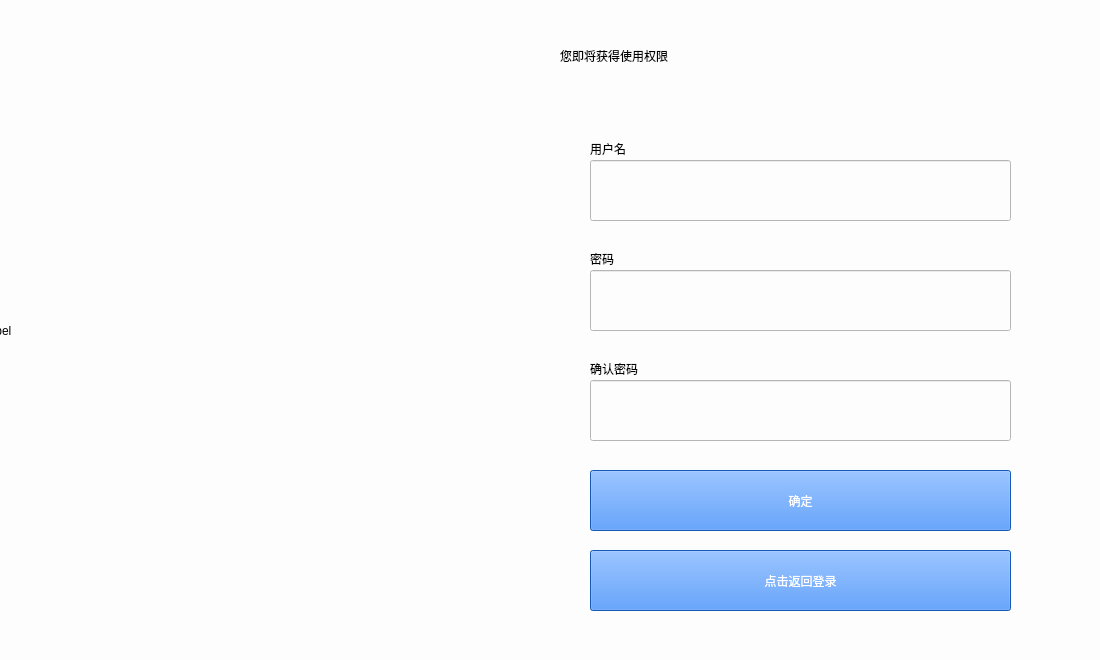
<?xml version="1.0" encoding="UTF-8"?>
<ui version="4.0">
 <class>signup</class>
 <widget class="QWidget" name="signup">
  <property name="geometry">
   <rect>
    <x>0</x>
    <y>0</y>
    <width>1100</width>
    <height>660</height>
   </rect>
  </property>
  <property name="windowTitle">
   <string>Form</string>
  </property>
  <property name="styleSheet">
   <string notr="true">background-color: rgb(253, 253, 253);</string>
  </property>
  <widget class="QLabel" name="label">
   <property name="geometry">
    <rect>
     <x>-40</x>
     <y>0</y>
     <width>661</width>
     <height>661</height>
    </rect>
   </property>
   <property name="text">
    <string>TextLabel</string>
   </property>
  </widget>
  <widget class="QLineEdit" name="lineEdit">
   <property name="geometry">
    <rect>
     <x>590</x>
     <y>270</y>
     <width>421</width>
     <height>61</height>
    </rect>
   </property>
  </widget>
  <widget class="QLineEdit" name="lineEdit_2">
   <property name="geometry">
    <rect>
     <x>590</x>
     <y>380</y>
     <width>421</width>
     <height>61</height>
    </rect>
   </property>
  </widget>
  <widget class="QPushButton" name="pushButton">
   <property name="geometry">
    <rect>
     <x>590</x>
     <y>470</y>
     <width>421</width>
     <height>61</height>
    </rect>
   </property>
   <property name="styleSheet">
    <string notr="true">background-color: rgb(29, 123, 255);
color: rgb(255, 255, 255);
font: 25 9pt &quot;Bahnschrift Light&quot;;</string>
   </property>
   <property name="text">
    <string>确定</string>
   </property>
  </widget>
  <widget class="QPushButton" name="pushButton_2">
   <property name="geometry">
    <rect>
     <x>590</x>
     <y>550</y>
     <width>421</width>
     <height>61</height>
    </rect>
   </property>
   <property name="styleSheet">
    <string notr="true">background-color: rgb(29, 123, 255);
color: rgb(255, 255, 255);
font: 25 9pt &quot;Bahnschrift Light&quot;;</string>
   </property>
   <property name="text">
    <string>点击返回登录</string>
   </property>
  </widget>
  <widget class="QLineEdit" name="lineEdit_3">
   <property name="geometry">
    <rect>
     <x>590</x>
     <y>160</y>
     <width>421</width>
     <height>61</height>
    </rect>
   </property>
  </widget>
  <widget class="QLabel" name="label_2">
   <property name="geometry">
    <rect>
     <x>590</x>
     <y>140</y>
     <width>81</width>
     <height>18</height>
    </rect>
   </property>
   <property name="styleSheet">
    <string notr="true">font: 10pt &quot;Arial&quot;;</string>
   </property>
   <property name="text">
    <string>用户名</string>
   </property>
  </widget>
  <widget class="QLabel" name="label_3">
   <property name="geometry">
    <rect>
     <x>590</x>
     <y>250</y>
     <width>81</width>
     <height>18</height>
    </rect>
   </property>
   <property name="styleSheet">
    <string notr="true">font: 10pt &quot;Arial&quot;;</string>
   </property>
   <property name="text">
    <string>密码</string>
   </property>
  </widget>
  <widget class="QLabel" name="label_4">
   <property name="geometry">
    <rect>
     <x>590</x>
     <y>360</y>
     <width>81</width>
     <height>18</height>
    </rect>
   </property>
   <property name="styleSheet">
    <string notr="true">font: 10pt &quot;Arial&quot;;</string>
   </property>
   <property name="text">
    <string>确认密码</string>
   </property>
  </widget>
  <widget class="QLabel" name="label_5">
   <property name="geometry">
    <rect>
     <x>560</x>
     <y>30</y>
     <width>361</width>
     <height>51</height>
    </rect>
   </property>
   <property name="styleSheet">
    <string notr="true">font: 87 20pt &quot;Arial Black&quot;;</string>
   </property>
   <property name="text">
    <string>您即将获得使用权限</string>
   </property>
  </widget>
 </widget>
 <resources/>
 <connections/>
</ui>
